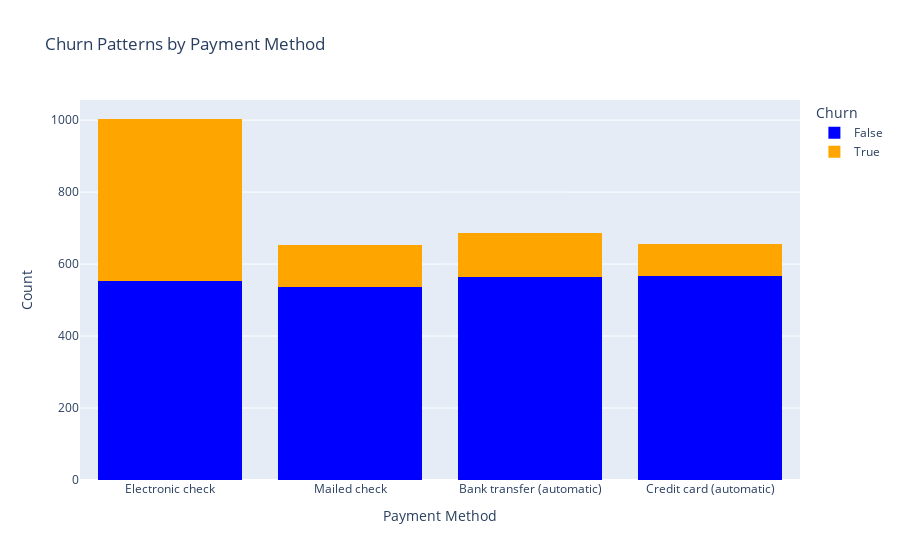

The notebook cell this image was saved under:
### Markdown cell above
4. Do customers using automatic payment methods show different churn patterns compared to other payment methods?

### Code cell
fig = px.histogram(df, x='PaymentMethod', color='Churn', barmode='stack',
                   color_discrete_map={True:'orange', False:'blue'},
                   labels={'PaymentMethod': 'Payment Method', 'Churn': 'Churn'},
                   title='Churn Patterns by Payment Method')

fig.update_layout(xaxis_title='Payment Method', yaxis_title='Count', showlegend=True)
fig.show()

### Figure 1 — Plotly figure (JSON) as saved in the notebook; plotly's stock layout.template omitted (floating-point values rounded to 4 significant figures; data arrays with more than 128 entries replaced by an {"elided": "..."} marker saying what was removed)
{"data": [{"alignmentgroup": "True", "bingroup": "x", "hovertemplate": "Churn=False<br>Payment Method=%{x}<br>count=%{y}<extra></extra>", "legendgroup": "False", "marker": {"color": "blue", "pattern": {"shape": ""}}, "name": "False", "offsetgroup": "False", "orientation": "v", "showlegend": true, "type": "histogram", "x": {"elided": "2219 str values"}, "xaxis": "x", "yaxis": "y"}, {"alignmentgroup": "True", "bingroup": "x", "hovertemplate": "Churn=True<br>Payment Method=%{x}<br>count=%{y}<extra></extra>", "legendgroup": "True", "marker": {"color": "orange", "pattern": {"shape": ""}}, "name": "True", "offsetgroup": "True", "orientation": "v", "showlegend": true, "type": "histogram", "x": {"elided": "780 str values"}, "xaxis": "x", "yaxis": "y"}], "layout": {"barmode": "stack", "legend": {"title": {"text": "Churn"}, "tracegroupgap": 0}, "showlegend": true, "title": {"text": "Churn Patterns by Payment Method"}, "xaxis": {"anchor": "y", "domain": [0, 1], "title": {"text": "Payment Method"}}, "yaxis": {"anchor": "x", "domain": [0, 1], "title": {"text": "Count"}}}}
